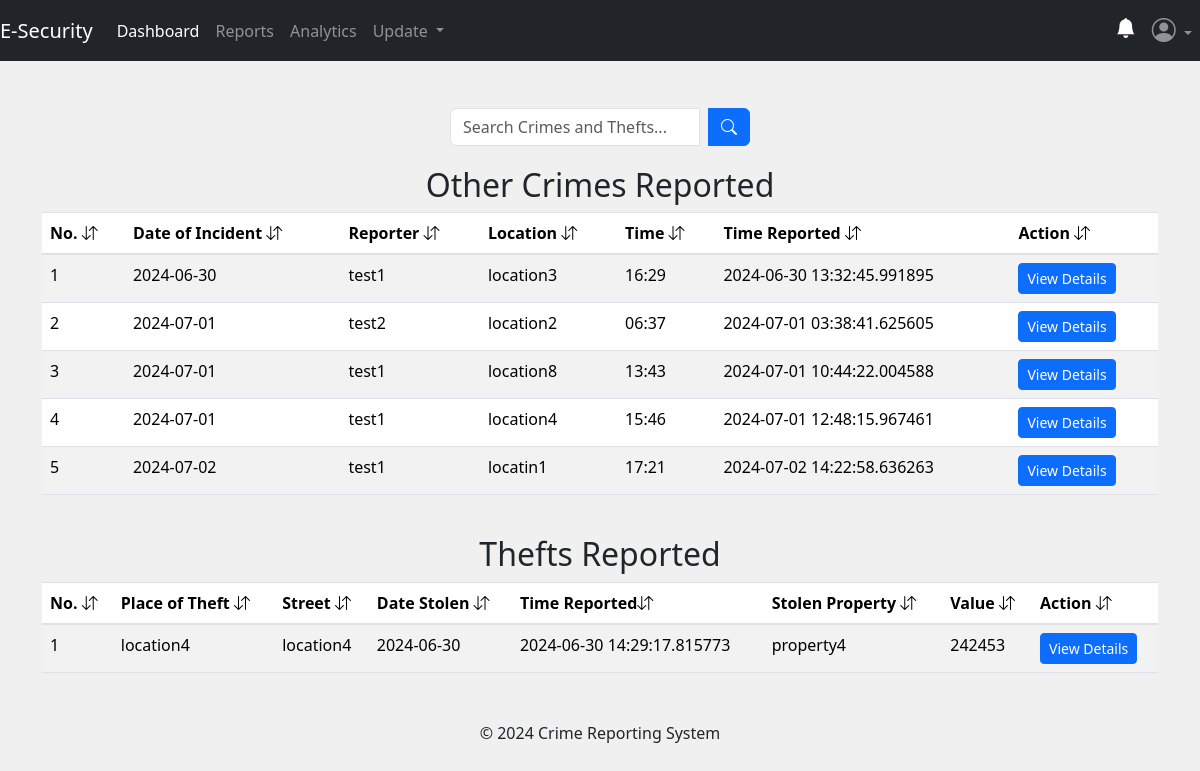
The app's page /admin/reports (signed in), older data.
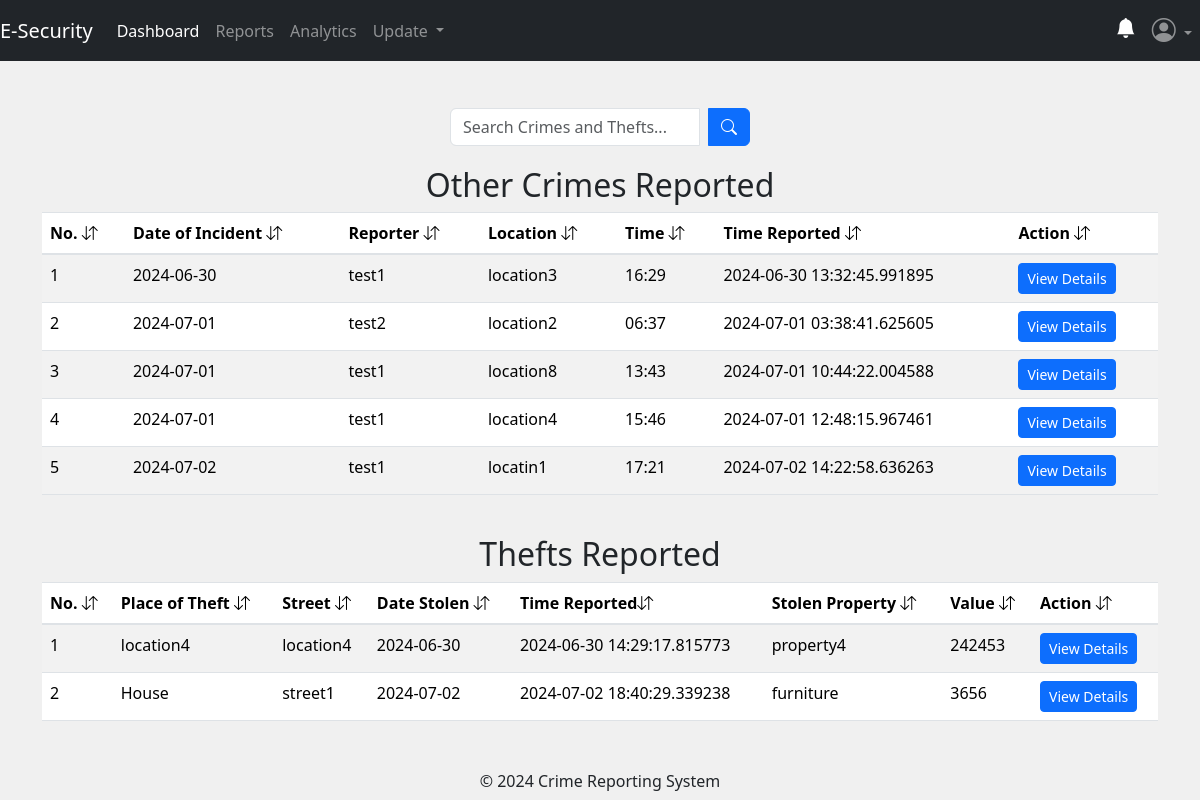
The same page, newer data.
### app/posts/models.py (models this page shows, shortened)
class Crime(db.Model, UserMixin):
    crime_id = db.Column(db.Integer, primary_key=True)
    date_of_incident = db.Column(db.String(10), nullable=False)
    issued_by = db.Column(db.String(20), nullable=True)
    time_of_incident = db.Column(db.String(10), nullable=False)
    phonenumber = db.Column(db.String(10), nullable=True)
    incident_location = db.Column(db.Text, nullable=False)
    incident_nature = db.Column(db.Text, nullable=False)
    incident_details = db.Column(db.Text, nullable=False)
    suspect_details = db.Column(db.Text, nullable=True)
    arrest_history = db.Column(db.Text, nullable=False)
    suspect_name = db.Column(db.String(10), nullable=True)
    comments = db.Column(db.Text, nullable=True)
    crime_status = db.Column(db.String(10), nullable=True)
    latitude = db.Column(db.Float)
    longitude = db.Column(db.Float)
    crime_file_upload = db.Column(db.Text, nullable=True)
    crime_file_name = db.Column(db.Text, nullable=True)
    crime_mimetype = db.Column(db.Text, nullable=True)
    date_crime_received = db.Column(db.DateTime(timezone=True), nullable=False, default=func.now())
    reporter_id = db.Column(db.Integer, db.ForeignKey('user.id'))

class Theft(db.Model, UserMixin):
    theft_id = db.Column(db.Integer, primary_key=True)
    place_of_theft = db.Column(db.String(50), nullable=False)
    street_address = db.Column(db.String(30), nullable=False)
    city = db.Column(db.String(10), nullable=False)
    date_of_theft = db.Column(db.String(10), nullable=False)
    reported_by = db.Column(db.String(10), nullable=True)
    phone_number = db.Column(db.String(10), nullable=False)
    value = db.Column(db.Integer, nullable=False)
    time_of_theft = db.Column(db.String(10), nullable=False)
    stolen_property = db.Column(db.Text, nullable=False)
    description = db.Column(db.Text, nullable=False)
    theft_status = db.Column(db.String(10), nullable=True)
    latitude = db.Column(db.Float)
    longitude = db.Column(db.Float)
    theft_file_upload = db.Column(db.Text, nullable=True)
    theft_file_name = db.Column(db.Text, nullable=True)
    theft_mimetype = db.Column(db.Text, nullable=True)
    date_theft_received = db.Column(db.DateTime(timezone=True), nullable=False, default=func.now())
    victim_id = db.Column(db.Integer, db.ForeignKey('user.id'))

### app/admins/routes.py (the view)
@admins.route('/admin/reports')
@admin_required
def reports():
    search_query = request.args.get('search_query', '')
    try:
        if search_query:
            crimes = Crime.query.filter(
                Crime.incident_location.ilike(f'%{search_query}%') |
                Crime.issued_by.ilike(f'%{search_query}%') |
                Crime.date_of_incident.ilike(f'%{search_query}%') |
                Crime.time_of_incident.ilike(f'%{search_query}%') |
                Crime.date_theft_received.ilike(f'%{search_query}%') |
                Crime.crime_status.ilike(f'%{search_query}%')
            ).all()
            thefts = Theft.query.filter(
                Theft.place_of_theft.ilike(f'%{search_query}%') |
                Theft.street_address.ilike(f'%{search_query}%') |
                Theft.date_of_theft.ilike(f'%{search_query}%') |
                Theft.time_of_theft.ilike(f'%{search_query}%') |
                Theft.date_theft_received.ilike(f'%{search_query}%') |
                Theft.theft_status.ilike(f'%{search_query}%')
            ).all()
        else:
            crimes = Crime.query.all()
            thefts = Theft.query.all()
    except:
        current_app.logger.error("Database error:")
        flash("No reports with the keyword.", "warning")
        return redirect(url_for('admins.reports'))
    return render_template('admin/reports.html', title='Reports Dashboard', crimes=crimes, thefts=thefts)

### app/__init__.py (called while the page is built)
@login_manager.user_loader
def load_user(user_id):
    return models.User.query.get(user_id)

### app/admins/routes.py (called while the page is built)
def admin_required(f):
    @wraps(f)
    def decorated_function(*args, **kwargs):
        if not session.get('admin_id'):
            flash('You need to be logged in as an admin to access the page.', 'danger')
            return redirect(url_for('admins.adminIndex'))
        return f(*args, **kwargs)
    return decorated_function

### app/templates/admin/reports.html (shortened to what this page needs)
{% extends 'admin/layout.html' %}
{% block content %}
<div class="container">
    <br>
    <form method="GET" action="{{ url_for('admins.reports') }}" class="search-form">
        <div class="input-group search-input">
            <input type="text" name="search_query" class="form-control" placeholder="Search Crimes and Thefts...">
            <div class="input-group-append ms-2">
                <button type="submit" class="btn btn-primary">
                    <i class="bi bi-search"></i>
                </button>
            </div>
        </div>
    </form>
{% if crimes %}
  <table class="table table-striped table-hover">
    <h2 style="text-align: center;">Other Crimes Reported</h2>
    <thead>
        <tr>
            <th scope="col">No. <i class="bi bi-arrow-down-up"></i></th>
            <th scope="col">Date of Incident <i class="bi bi-arrow-down-up"></i></th>
            <th scope="col">Reporter <i class="bi bi-arrow-down-up"></i></th>
            <th scope="col">Location <i class="bi bi-arrow-down-up"></i></th>
            <th scope="col">Time <i class="bi bi-arrow-down-up"></i></th>
            <th scope="col">Time Reported <i class="bi bi-arrow-down-up"></i></th>
            <th scope="col">Action <i class="bi bi-arrow-down-up"></i></th>
        </tr>
    </thead>
    <tbody>
        {% for crime in crimes %}
            <tr>
                <td>{{ loop.index }}</td>
                <td>{{ crime.date_of_incident }}</td>
                <td>{{ crime.issued_by }}</td>
                <td>{{ crime.incident_location }}</td>
                <td>{{ crime.time_of_incident }}</td>
                <td>{{ crime.date_crime_received }}</td>
                <td>
                    <button class="btn btn-primary btn-sm" onclick="crimeDetails('{{ crime.crime_id }}')">
                        View Details
                    </button>
                </td>
            </tr>
        {% endfor %}
    </tbody>
  </table>
{% endif %}
{% if thefts %}
  <table class="table table-striped table-hover">
    <h2 style="text-align: center;">Thefts Reported</h2>
    <thead>
        <tr>
            <th scope="col">No. <i class="bi bi-arrow-down-up"></i></th>
            <th scope="col">Place of Theft <i class="bi bi-arrow-down-up"></i></th>
            <th scope="col">Street <i class="bi bi-arrow-down-up"></i></th>
            <th scope="col">Date Stolen <i class="bi bi-arrow-down-up"></i></th>
            <th scope="col">Time Reported<i class="bi bi-arrow-down-up"></i></th>
            <th scope="col">Stolen Property <i class="bi bi-arrow-down-up"></i></th>
            <th scope="col">Value <i class="bi bi-arrow-down-up"></i></th>
            <th scope="col">Action <i class="bi bi-arrow-down-up"></i></th>
        </tr>
    </thead>
    <tbody>
        {% for theft in thefts %}
            <tr>
                <td>{{ loop.index }}</td>
                <td>{{ theft.place_of_theft }}</td>
                <td>{{ theft.street_address }}</td>
                <td>{{ theft.date_of_theft }}</td>
                <td>{{ theft.date_theft_received }}</td>
                <td>{{ theft.stolen_property }}</td>
                <td>{{ theft.value }}</td>
                <td>
                    <button class="btn btn-primary btn-sm" onclick="theftDetails('{{ theft.theft_id }}')">
                        View Details
                    </button>
                </td>
            </tr>
        {% endfor %}
    </tbody>
  </table>
{% endif %}
</div>
{% endblock content %}

### app/templates/admin/layout.html (shortened to what this page needs)
<!DOCTYPE html>
<html lang="en">
<head>
  <link rel="stylesheet" href="https://cdn.jsdelivr.net/npm/bootstrap-icons@1.11.3/font/bootstrap-icons.min.css" />
  <link href="https://stackpath.bootstrapcdn.com/bootstrap/4.5.2/css/bootstrap.min.css" rel="stylesheet">
  <link href="https://cdn.jsdelivr.net/npm/bootstrap@5.3.3/dist/css/bootstrap.min.css" rel="stylesheet" />
</head>
<body>
  <nav class="navbar navbar-expand-md navbar-dark bg-dark fixed-top">
    <a class="navbar-brand nav-link active" href="{{ url_for('main.home_page') }}">E-Security </a>
    <div class="collapse navbar-collapse" id="navbarSupportedContent">
      {% if session.get('admin_name') %}
        <ul class="navbar-nav">
          <li class="new-item active">
            <a class="nav-link" href="{{ url_for('admins.adminDashboard') }}">Dashboard</a>
          </li>
          <li class="new-item">
            <a class="nav-link" href="{{ url_for('admins.reports') }}">Reports</a>
          </li>
          <li>
            <a class="nav-link" href="{{ url_for('admins.analytics') }}">Analytics</a>
          </li>
          <li class="nav-item dropdown">
            <a class="nav-link dropdown-toggle" href="#" role="button" data-bs-toggle="dropdown" aria-expanded="false">
                Update
            </a>
        </li>
        </ul>
        <ul class="navbar-nav ms-auto">
          <li class="nav-item">
              <a class="nav-link" href="{{ url_for('admins.notifications') }}"><i class="bi bi-bell-fill h5" style="color: white;"></i></a>
          </li>
          <li class="nav-item dropdown">
              <a class="nav-link dropdown-toggle" href="#" role="button" data-bs-toggle="dropdown" aria-expanded="false">
                  <i class="bi bi-person-circle h4"></i>
              </a>
          </li>
      </ul>
      {% endif %}
    </div>
</nav>
<br>
  {% block content %} {% endblock content %}
  <footer class="text-center mt-5">
    <p>&copy; 2024 Crime Reporting System</p>
  </footer>
</body>
</html>

### app/templates/admin/layout.html (style rules this page uses)
html,body { height: 100%; width: 100%; padding-top: 30px; background-color: #f0f0f0; }

### app/templates/admin/reports.html (style rules this page uses)
.search-form { display: flex; justify-content: center; margin-bottom: 20px; }
.search-input { width: 300px; }

Row changes from the older to the newer data that the page shows:
added Theft: place_of_theft "House", street_address "street1", date_of_theft "2024-07-02", date_theft_received "2024-07-02 18:40:29.339238", stolen_property "furniture", value "3656"
